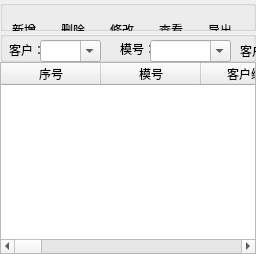
      <widget class="QWidget" name="yanmoxingxi">
       <attribute name="title">
        <string>验模信息</string>
       </attribute>
       <layout class="QGridLayout" name="gridLayout_12">
        <property name="leftMargin">
         <number>0</number>
        </property>
        <property name="topMargin">
         <number>0</number>
        </property>
        <property name="rightMargin">
         <number>0</number>
        </property>
        <property name="bottomMargin">
         <number>0</number>
        </property>
        <property name="spacing">
         <number>0</number>
        </property>
        <item row="0" column="0">
         <widget class="QGroupBox" name="groupBox_8">
          <property name="maximumSize">
           <size>
            <width>16777215</width>
            <height>60</height>
           </size>
          </property>
          <property name="title">
           <string/>
          </property>
          <widget class="QWidget" name="layoutWidget_4">
           <property name="geometry">
            <rect>
             <x>0</x>
             <y>0</y>
             <width>371</width>
             <height>60</height>
            </rect>
           </property>
           <layout class="QGridLayout" name="gridLayout_11">
            <item row="0" column="3">
             <widget class="QToolButton" name="toolButton_22">
              <property name="text">
               <string>查看</string>
              </property>
              <property name="icon">
               <iconset>
                <normaloff>ICO/png/1081662.png</normaloff>ICO/png/1081662.png</iconset>
              </property>
              <property name="iconSize">
               <size>
                <width>36</width>
                <height>36</height>
               </size>
              </property>
              <property name="toolButtonStyle">
               <enum>Qt::ToolButtonTextUnderIcon</enum>
              </property>
              <property name="autoRaise">
               <bool>true</bool>
              </property>
             </widget>
            </item>
            <item row="0" column="2">
             <widget class="QToolButton" name="toolButton_23">
              <property name="text">
               <string>修改</string>
              </property>
              <property name="icon">
               <iconset>
                <normaloff>ICO/png/1073170.png</normaloff>ICO/png/1073170.png</iconset>
              </property>
              <property name="iconSize">
               <size>
                <width>36</width>
                <height>36</height>
               </size>
              </property>
              <property name="toolButtonStyle">
               <enum>Qt::ToolButtonTextUnderIcon</enum>
              </property>
              <property name="autoRaise">
               <bool>true</bool>
              </property>
             </widget>
            </item>
            <item row="0" column="6">
             <widget class="QToolButton" name="toolButton_24">
              <property name="text">
               <string>流程跳转</string>
              </property>
              <property name="icon">
               <iconset>
                <normaloff>ICO/png/1081628.png</normaloff>ICO/png/1081628.png</iconset>
              </property>
              <property name="iconSize">
               <size>
                <width>36</width>
                <height>36</height>
               </size>
              </property>
              <property name="toolButtonStyle">
               <enum>Qt::ToolButtonTextUnderIcon</enum>
              </property>
              <property name="autoRaise">
               <bool>true</bool>
              </property>
             </widget>
            </item>
            <item row="0" column="1">
             <widget class="QToolButton" name="toolButton_25">
              <property name="text">
               <string>删除</string>
              </property>
              <property name="icon">
               <iconset>
                <normaloff>ICO/png/1081640.png</normaloff>ICO/png/1081640.png</iconset>
              </property>
              <property name="iconSize">
               <size>
                <width>36</width>
                <height>36</height>
               </size>
              </property>
              <property name="toolButtonStyle">
               <enum>Qt::ToolButtonTextUnderIcon</enum>
              </property>
              <property name="autoRaise">
               <bool>true</bool>
              </property>
             </widget>
            </item>
            <item row="0" column="0">
             <widget class="QToolButton" name="toolButton_26">
              <property name="text">
               <string>新增</string>
              </property>
              <property name="icon">
               <iconset>
                <normaloff>ICO/png/1081676.png</normaloff>ICO/png/1081676.png</iconset>
              </property>
              <property name="iconSize">
               <size>
                <width>36</width>
                <height>36</height>
               </size>
              </property>
              <property name="toolButtonStyle">
               <enum>Qt::ToolButtonTextUnderIcon</enum>
              </property>
              <property name="autoRaise">
               <bool>true</bool>
              </property>
             </widget>
            </item>
            <item row="0" column="4">
             <widget class="QToolButton" name="toolButton_27">
              <property name="text">
               <string>导出</string>
              </property>
              <property name="icon">
               <iconset>
                <normaloff>ICO/png/1081656.png</normaloff>ICO/png/1081656.png</iconset>
              </property>
              <property name="iconSize">
               <size>
                <width>36</width>
                <height>36</height>
               </size>
              </property>
              <property name="toolButtonStyle">
               <enum>Qt::ToolButtonTextUnderIcon</enum>
              </property>
              <property name="autoRaise">
               <bool>true</bool>
              </property>
             </widget>
            </item>
            <item row="0" column="7">
             <widget class="QToolButton" name="toolButton_28">
              <property name="text">
               <string>退出</string>
              </property>
              <property name="icon">
               <iconset>
                <normaloff>ICO/png/1110305.png</normaloff>ICO/png/1110305.png</iconset>
              </property>
              <property name="iconSize">
               <size>
                <width>36</width>
                <height>36</height>
               </size>
              </property>
              <property name="toolButtonStyle">
               <enum>Qt::ToolButtonTextUnderIcon</enum>
              </property>
              <property name="autoRaise">
               <bool>true</bool>
              </property>
             </widget>
            </item>
           </layout>
          </widget>
         </widget>
        </item>
        <item row="1" column="0">
         <widget class="QGroupBox" name="groupBox_7">
          <property name="maximumSize">
           <size>
            <width>16777215</width>
            <height>40</height>
           </size>
          </property>
          <property name="title">
           <string/>
          </property>
          <widget class="QPushButton" name="chaxun_5">
           <property name="enabled">
            <bool>true</bool>
           </property>
           <property name="geometry">
            <rect>
             <x>950</x>
             <y>10</y>
             <width>75</width>
             <height>23</height>
            </rect>
           </property>
           <property name="text">
            <string>查询</string>
           </property>
          </widget>
          <widget class="QLabel" name="label_34">
           <property name="geometry">
            <rect>
             <x>588</x>
             <y>12</y>
             <width>31</width>
             <height>16</height>
            </rect>
           </property>
           <property name="maximumSize">
            <size>
             <width>36</width>
             <height>16</height>
            </size>
           </property>
           <property name="text">
            <string>日期：</string>
           </property>
          </widget>
          <widget class="QDateEdit" name="dateEdit_9">
           <property name="geometry">
            <rect>
             <x>730</x>
             <y>11</y>
             <width>88</width>
             <height>20</height>
            </rect>
           </property>
           <property name="minimumSize">
            <size>
             <width>88</width>
             <height>20</height>
            </size>
           </property>
           <property name="maximumSize">
            <size>
             <width>88</width>
             <height>20</height>
            </size>
           </property>
           <property name="calendarPopup">
            <bool>true</bool>
           </property>
          </widget>
          <widget class="QLabel" name="label_35">
           <property name="geometry">
            <rect>
             <x>9</x>
             <y>11</y>
             <width>31</width>
             <height>16</height>
            </rect>
           </property>
           <property name="maximumSize">
            <size>
             <width>36</width>
             <height>16</height>
            </size>
           </property>
           <property name="styleSheet">
            <string notr="true"/>
           </property>
           <property name="text">
            <string>客户：</string>
           </property>
          </widget>
          <widget class="QLabel" name="label_36">
           <property name="geometry">
            <rect>
             <x>120</x>
             <y>10</y>
             <width>31</width>
             <height>16</height>
            </rect>
           </property>
           <property name="maximumSize">
            <size>
             <width>36</width>
             <height>16</height>
            </size>
           </property>
           <property name="text">
            <string>模号：</string>
           </property>
          </widget>
          <widget class="QLabel" name="label_37">
           <property name="geometry">
            <rect>
             <x>713</x>
             <y>11</y>
             <width>16</width>
             <height>16</height>
            </rect>
           </property>
           <property name="text">
            <string>至</string>
           </property>
          </widget>
          <widget class="QDateEdit" name="dateEdit_10">
           <property name="geometry">
            <rect>
             <x>620</x>
             <y>11</y>
             <width>88</width>
             <height>20</height>
            </rect>
           </property>
           <property name="minimumSize">
            <size>
             <width>88</width>
             <height>20</height>
            </size>
           </property>
           <property name="maximumSize">
            <size>
             <width>88</width>
             <height>20</height>
            </size>
           </property>
           <property name="calendarPopup">
            <bool>true</bool>
           </property>
          </widget>
          <widget class="QLabel" name="label_38">
           <property name="geometry">
            <rect>
             <x>430</x>
             <y>10</y>
             <width>60</width>
             <height>20</height>
            </rect>
           </property>
           <property name="maximumSize">
            <size>
             <width>60</width>
             <height>20</height>
            </size>
           </property>
           <property name="text">
            <string>验收人员：</string>
           </property>
          </widget>
          <widget class="QLabel" name="label_39">
           <property name="geometry">
            <rect>
             <x>240</x>
             <y>10</y>
             <width>61</width>
             <height>20</height>
            </rect>
           </property>
           <property name="text">
            <string>客户编号：</string>
           </property>
          </widget>
          <widget class="QLineEdit" name="lineEdit_9">
           <property name="geometry">
            <rect>
             <x>490</x>
             <y>10</y>
             <width>81</width>
             <height>20</height>
            </rect>
           </property>
           <property name="minimumSize">
            <size>
             <width>81</width>
             <height>20</height>
            </size>
           </property>
           <property name="maximumSize">
            <size>
             <width>81</width>
             <height>20</height>
            </size>
           </property>
          </widget>
          <widget class="QCheckBox" name="checkBox_5">
           <property name="geometry">
            <rect>
             <x>830</x>
             <y>2</y>
             <width>89</width>
             <height>16</height>
            </rect>
           </property>
           <property name="text">
            <string>包括移模项目</string>
           </property>
          </widget>
          <widget class="QCheckBox" name="checkBox_6">
           <property name="geometry">
            <rect>
             <x>830</x>
             <y>20</y>
             <width>89</width>
             <height>16</height>
            </rect>
           </property>
           <property name="text">
            <string>包括历史记录</string>
           </property>
          </widget>
          <widget class="QFontComboBox" name="fontComboBox">
           <property name="geometry">
            <rect>
             <x>40</x>
             <y>9</y>
             <width>61</width>
             <height>22</height>
            </rect>
           </property>
           <property name="currentText">
            <string/>
           </property>
          </widget>
          <widget class="QFontComboBox" name="fontComboBox_2">
           <property name="geometry">
            <rect>
             <x>150</x>
             <y>9</y>
             <width>81</width>
             <height>22</height>
            </rect>
           </property>
           <property name="currentText">
            <string/>
           </property>
           <property name="duplicatesEnabled">
            <bool>false</bool>
           </property>
          </widget>
          <widget class="QFontComboBox" name="fontComboBox_3">
           <property name="geometry">
            <rect>
             <x>300</x>
             <y>10</y>
             <width>121</width>
             <height>22</height>
            </rect>
           </property>
           <property name="currentText">
            <string/>
           </property>
          </widget>
         </widget>
        </item>
        <item row="2" column="0">
         <widget class="QTableWidget" name="tableWidget_4">
          <property name="sizePolicy">
           <sizepolicy hsizetype="Preferred" vsizetype="Preferred">
            <horstretch>0</horstretch>
            <verstretch>0</verstretch>
           </sizepolicy>
          </property>
          <property name="autoScroll">
           <bool>true</bool>
          </property>
          <column>
           <property name="text">
            <string>序号</string>
           </property>
          </column>
          <column>
           <property name="text">
            <string>模号</string>
           </property>
          </column>
          <column>
           <property name="text">
            <string>客户编号</string>
           </property>
          </column>
          <column>
           <property name="text">
            <string>验收次数</string>
           </property>
          </column>
          <column>
           <property name="text">
            <string>钳工担当</string>
           </property>
          </column>
          <column>
           <property name="text">
            <string>钳工组别</string>
           </property>
          </column>
          <column>
           <property name="text">
            <string>验模担当</string>
           </property>
          </column>
          <column>
           <property name="text">
            <string>预验日期</string>
           </property>
          </column>
          <column>
           <property name="text">
            <string>预验完善</string>
           </property>
          </column>
          <column>
           <property name="text">
            <string>达成率</string>
           </property>
          </column>
          <column>
           <property name="text">
            <string>复验日期</string>
           </property>
          </column>
          <column>
           <property name="text">
            <string>复验问题</string>
           </property>
          </column>
          <column>
           <property name="text">
            <string>达成率</string>
           </property>
          </column>
          <column>
           <property name="text">
            <string>客验日期</string>
           </property>
          </column>
          <column>
           <property name="text">
            <string>客验问题</string>
           </property>
          </column>
          <column>
           <property name="text">
            <string>达成率</string>
           </property>
          </column>
          <column>
           <property name="text">
            <string>新建列</string>
           </property>
          </column>
          <column>
           <property name="text">
            <string>终验日期</string>
           </property>
          </column>
          <column>
           <property name="text">
            <string>终验问题</string>
           </property>
          </column>
          <column>
           <property name="text">
            <string>达成率</string>
           </property>
          </column>
          <column>
           <property name="text">
            <string>路径</string>
           </property>
          </column>
         </widget>
        </item>
       </layout>
      </widget>
